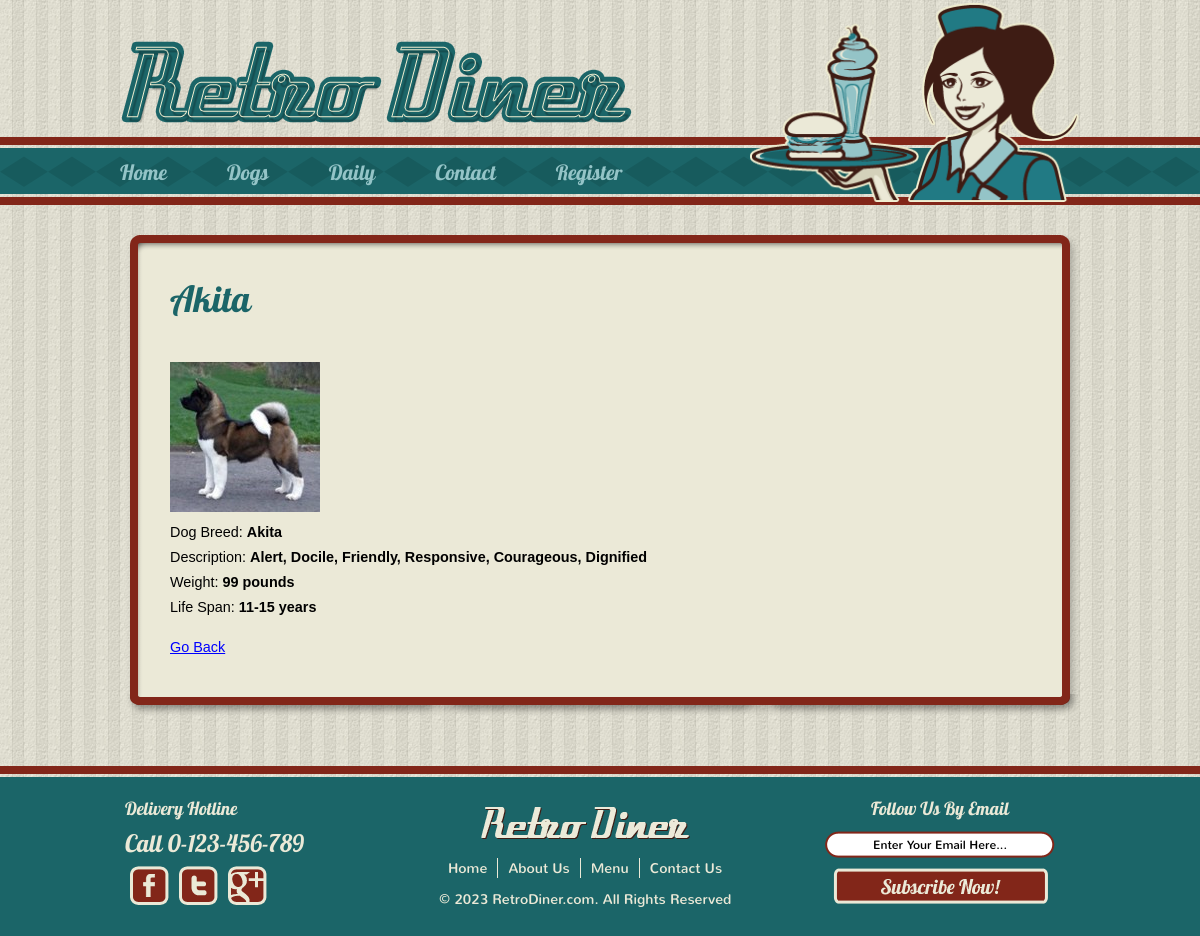
Page /dog_view.php?id=1 on the committed database.
### tables this page shows
CREATE TABLE `Dogs` (
  `DogID` int(10) unsigned NOT NULL AUTO_INCREMENT,
  `Dog` varchar(50) DEFAULT NULL,
  `Description` text,
  `Weight` varchar(50) DEFAULT NULL,
  `LifeSpan` varchar(50) DEFAULT NULL,
  PRIMARY KEY (`DogID`)
);

### dog_view.php (the view, shortened to what this page needs)
<?php include "includes/config.php";?>
<?php
if(isset($_GET['id']))
{
    $id = (int)$_GET['id'];
}else{
    header('Location:dog_list.php');
}
$iConn = mysqli_connect(DB_HOST,DB_USER,DB_PASSWORD,DB_NAME);
$sql = "select * from Dogs where DogID = $id";
    $result = mysqli_query($iConn,$sql);
    if(mysqli_num_rows($result) > 0)
    {
        while($row = mysqli_fetch_assoc($result))
        {
            $Dog = stripslashes($row['Dog']);
            $Description = stripslashes($row['Description']);
            $Weight = stripslashes($row['Weight']);
			$LifeSpan = stripslashes($row['LifeSpan']);
            $pageID = $Dog;
            $Feedback = '';
        }
    }else
    {
        $Feedback = '<p>This dog does not exist</p>';
    }
?>
<?php include "includes/header.php";?>
<div>
    <h1><?=$pageID?></h1>
<?php
	if($Feedback == '')
	{
	       echo '<p>';
		   echo '<img src="uploads/dog' . $id . '.jpg" />' . '<br>';
           echo 'Dog Breed: ' . '<b>' . $Dog . '</b>' . '<br>';
           echo 'Description: ' . '<b>' . $Description . '</b>' . '<br>';
           echo 'Weight: ' . '<b>' . $Weight . '</b>' . '<br>';
		   echo 'Life Span: ' . '<b>' . $LifeSpan . '</b>' . '<br>';
		   echo '</p>';
	}else{
		echo $Feedback;
	}
           echo '<p><a href="dog_list.php">Go Back</a></p>';
?>
</div>
<?php include "includes/footer.php";?>

### css/style.css (style rules this page uses)
body { margin :0; padding :0; background :url("../images/bg-body.jpg"); line-height :25px; }
a { outline :0; }
img { border :0; }
#header div ul.navigation li { float :left; }
#body #content div { width :960px; background :transparent url("../images/bg-content-bottom.png"); background-position :center bottom; background-repeat :no-repeat; padding-bottom :22px; }
#body #content div div { width :860px; padding :10px 50px 20px 50px; background :transparent url("../images/bg-content.png"); background-position :center center; background-repeat :repeat-y; }
#body #content div div h1 { font-family :'Lobster1.4Regular'; font-size :36px; color :#1b6568; font-weight :normal; margin-bottom :50px; }

### css/formstyle.css (style rules this page uses)
body { font-size: .9em; font-family: Verdana, Geneva, Arial, Helvetica, sans-serif; padding:0; margin:0; background-color:#ffffff; }
a { font-family:Verdana, Arial, Helvetica, sans-serif; }
a:link { color: #00f; }

### rows in the picture
dogs: Dog "Akita", Description "Alert, Docile, Friendly, Responsive, Courageous, Dignified", Weight "99 pounds", LifeSpan "11-15 years"

### other values in the picture
$label "Home"
$label "Dogs"
$label "Daily"
$label "Contact"
$label "Register"
